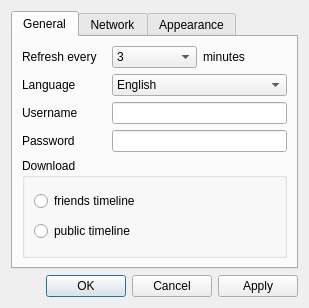
<?xml version="1.0" encoding="UTF-8"?>
<ui version="4.0">
 <class>Settings</class>
 <widget class="QDialog" name="Settings">
  <property name="geometry">
   <rect>
    <x>0</x>
    <y>0</y>
    <width>309</width>
    <height>308</height>
   </rect>
  </property>
  <property name="sizePolicy">
   <sizepolicy hsizetype="Fixed" vsizetype="Fixed">
    <horstretch>0</horstretch>
    <verstretch>0</verstretch>
   </sizepolicy>
  </property>
  <property name="windowTitle">
   <string>Settings</string>
  </property>
  <layout class="QGridLayout" name="gridLayout">
   <item row="1" column="0">
    <widget class="QDialogButtonBox" name="buttonBox">
     <property name="orientation">
      <enum>Qt::Horizontal</enum>
     </property>
     <property name="standardButtons">
      <set>QDialogButtonBox::Apply|QDialogButtonBox::Cancel|QDialogButtonBox::Ok</set>
     </property>
     <property name="centerButtons">
      <bool>false</bool>
     </property>
    </widget>
   </item>
   <item row="0" column="0">
    <widget class="QTabWidget" name="tabs">
     <property name="currentIndex">
      <number>0</number>
     </property>
     <property name="usesScrollButtons">
      <bool>true</bool>
     </property>
     <widget class="QWidget" name="general">
      <attribute name="title">
       <string>General</string>
      </attribute>
      <layout class="QGridLayout" name="gridLayout_3">
       <item row="0" column="0">
        <widget class="QLabel" name="label">
         <property name="text">
          <string>Refresh every</string>
         </property>
        </widget>
       </item>
       <item row="0" column="1">
        <widget class="QComboBox" name="refreshCombo">
         <item>
          <property name="text">
           <string>3</string>
          </property>
         </item>
         <item>
          <property name="text">
           <string>5</string>
          </property>
         </item>
         <item>
          <property name="text">
           <string>10</string>
          </property>
         </item>
         <item>
          <property name="text">
           <string>15</string>
          </property>
         </item>
         <item>
          <property name="text">
           <string>30</string>
          </property>
         </item>
         <item>
          <property name="text">
           <string>45</string>
          </property>
         </item>
         <item>
          <property name="text">
           <string>60</string>
          </property>
         </item>
        </widget>
       </item>
       <item row="0" column="2">
        <widget class="QLabel" name="label_2">
         <property name="text">
          <string>minutes</string>
         </property>
        </widget>
       </item>
       <item row="1" column="0">
        <widget class="QLabel" name="label_3">
         <property name="text">
          <string>Language</string>
         </property>
        </widget>
       </item>
       <item row="1" column="1" colspan="2">
        <widget class="QComboBox" name="languageCombo">
         <property name="currentIndex">
          <number>0</number>
         </property>
         <property name="insertPolicy">
          <enum>QComboBox::InsertAlphabetically</enum>
         </property>
         <item>
          <property name="text">
           <string>English</string>
          </property>
         </item>
        </widget>
       </item>
       <item row="2" column="0">
        <widget class="QLabel" name="userNameLabel">
         <property name="text">
          <string>Username</string>
         </property>
        </widget>
       </item>
       <item row="2" column="1" colspan="2">
        <widget class="QLineEdit" name="userNameEdit"/>
       </item>
       <item row="3" column="0">
        <widget class="QLabel" name="passwordLabel">
         <property name="text">
          <string>Password</string>
         </property>
        </widget>
       </item>
       <item row="3" column="1" colspan="2">
        <widget class="QLineEdit" name="passwordEdit">
         <property name="echoMode">
          <enum>QLineEdit::Password</enum>
         </property>
        </widget>
       </item>
       <item row="4" column="0" colspan="3">
        <widget class="QGroupBox" name="downloadBox">
         <property name="title">
          <string>Download</string>
         </property>
         <layout class="QVBoxLayout" name="verticalLayout">
          <item>
           <widget class="QRadioButton" name="radioFriends">
            <property name="text">
             <string>friends timeline</string>
            </property>
           </widget>
          </item>
          <item>
           <widget class="QRadioButton" name="radioPublic">
            <property name="text">
             <string>public timeline</string>
            </property>
           </widget>
          </item>
         </layout>
        </widget>
       </item>
      </layout>
     </widget>
     <widget class="QWidget" name="network">
      <attribute name="title">
       <string>Network</string>
      </attribute>
      <layout class="QVBoxLayout" name="verticalLayout_2">
       <item>
        <layout class="QGridLayout" name="gridLayout_2">
         <item row="0" column="0" colspan="3">
          <widget class="QCheckBox" name="proxyBox">
           <property name="text">
            <string>Use HTTP &amp;proxy</string>
           </property>
          </widget>
         </item>
         <item row="1" column="0">
          <widget class="QLabel" name="hostLabel">
           <property name="text">
            <string>Host:</string>
           </property>
           <property name="alignment">
            <set>Qt::AlignRight|Qt::AlignTrailing|Qt::AlignVCenter</set>
           </property>
          </widget>
         </item>
         <item row="1" column="1" colspan="2">
          <widget class="QLineEdit" name="hostEdit">
           <property name="enabled">
            <bool>false</bool>
           </property>
           <property name="text">
            <string/>
           </property>
          </widget>
         </item>
         <item row="2" column="0">
          <spacer name="horizontalSpacer">
           <property name="orientation">
            <enum>Qt::Horizontal</enum>
           </property>
           <property name="sizeHint" stdset="0">
            <size>
             <width>40</width>
             <height>20</height>
            </size>
           </property>
          </spacer>
         </item>
         <item row="2" column="1">
          <widget class="QLabel" name="portLabel">
           <property name="text">
            <string>Port:</string>
           </property>
           <property name="alignment">
            <set>Qt::AlignRight|Qt::AlignTrailing|Qt::AlignVCenter</set>
           </property>
          </widget>
         </item>
         <item row="2" column="2">
          <widget class="QLineEdit" name="portEdit">
           <property name="enabled">
            <bool>false</bool>
           </property>
           <property name="sizePolicy">
            <sizepolicy hsizetype="Fixed" vsizetype="Fixed">
             <horstretch>0</horstretch>
             <verstretch>0</verstretch>
            </sizepolicy>
           </property>
           <property name="text">
            <string/>
           </property>
          </widget>
         </item>
        </layout>
       </item>
       <item>
        <spacer name="verticalSpacer">
         <property name="orientation">
          <enum>Qt::Vertical</enum>
         </property>
         <property name="sizeHint" stdset="0">
          <size>
           <width>20</width>
           <height>100</height>
          </size>
         </property>
        </spacer>
       </item>
      </layout>
     </widget>
     <widget class="QWidget" name="appearance">
      <attribute name="title">
       <string>Appearance</string>
      </attribute>
      <layout class="QVBoxLayout" name="verticalLayout_3">
       <item>
        <layout class="QHBoxLayout" name="horizontalLayout">
         <item>
          <widget class="QLabel" name="colorLabel">
           <property name="text">
            <string>Color scheme:</string>
           </property>
          </widget>
         </item>
         <item>
          <widget class="QComboBox" name="colorBox">
           <property name="currentIndex">
            <number>-1</number>
           </property>
          </widget>
         </item>
        </layout>
       </item>
       <item>
        <spacer name="verticalSpacer_2">
         <property name="orientation">
          <enum>Qt::Vertical</enum>
         </property>
         <property name="sizeHint" stdset="0">
          <size>
           <width>20</width>
           <height>156</height>
          </size>
         </property>
        </spacer>
       </item>
      </layout>
     </widget>
    </widget>
   </item>
  </layout>
 </widget>
 <resources/>
 <connections>
  <connection>
   <sender>buttonBox</sender>
   <signal>accepted()</signal>
   <receiver>Settings</receiver>
   <slot>accept()</slot>
   <hints>
    <hint type="sourcelabel">
     <x>257</x>
     <y>171</y>
    </hint>
    <hint type="destinationlabel">
     <x>157</x>
     <y>180</y>
    </hint>
   </hints>
  </connection>
  <connection>
   <sender>buttonBox</sender>
   <signal>rejected()</signal>
   <receiver>Settings</receiver>
   <slot>reject()</slot>
   <hints>
    <hint type="sourcelabel">
     <x>300</x>
     <y>171</y>
    </hint>
    <hint type="destinationlabel">
     <x>286</x>
     <y>180</y>
    </hint>
   </hints>
  </connection>
  <connection>
   <sender>proxyBox</sender>
   <signal>clicked(bool)</signal>
   <receiver>hostEdit</receiver>
   <slot>setEnabled(bool)</slot>
   <hints>
    <hint type="sourcelabel">
     <x>80</x>
     <y>51</y>
    </hint>
    <hint type="destinationlabel">
     <x>267</x>
     <y>76</y>
    </hint>
   </hints>
  </connection>
  <connection>
   <sender>proxyBox</sender>
   <signal>clicked(bool)</signal>
   <receiver>portEdit</receiver>
   <slot>setEnabled(bool)</slot>
   <hints>
    <hint type="sourcelabel">
     <x>41</x>
     <y>54</y>
    </hint>
    <hint type="destinationlabel">
     <x>189</x>
     <y>117</y>
    </hint>
   </hints>
  </connection>
 </connections>
</ui>
